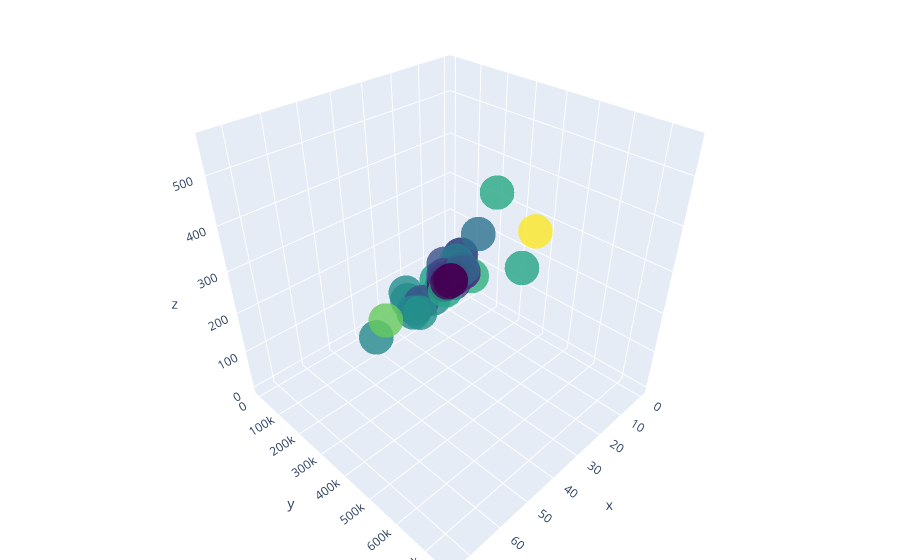

The notebook cell saved with this chart:
### Code cell
#3D Plot visualization
z = df_bar_pubg['solo_RoundsPlayed']
trace1 = go.Scatter3d(
		x=x,
		y=y,
		z=z,
		mode='markers',
		marker=dict(
        size=12,
        color=z,
        opacity=0.8,
        colorscale='Viridis'))
data = [trace1]
layout = go.Layout(
		margin=dict(
        l=0,
        r=0,
        b=0,
        t=0))
fig = go.Figure(data=data , layout=layout)
iplot(fig , filename='3D plot')
